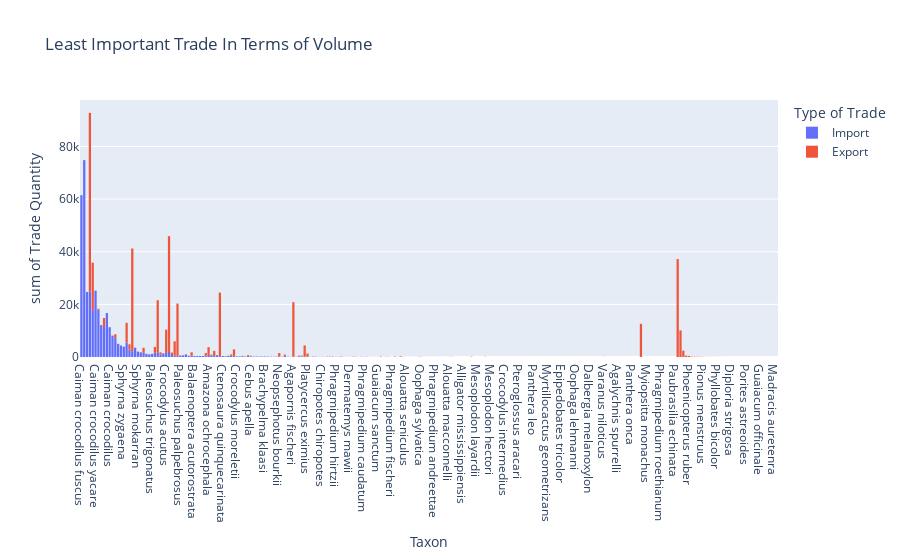

Notebook code cell kept with this figure:
### Markdown cell above
### The least important trade in terms of volume

### Code cell
fig_least = px.histogram(cites_trade_vol_least_df, 
            x=cites_trade_vol_least_df.Taxon, 
            y=cites_trade_vol_least_df.Quantity, 
            color=cites_trade_vol_least_df.Type, 
            hover_data=['Taxon', 'Type', 'Quantity'], 
            labels={
            "Type": "Type of Trade", 
            "Quantity": "Trade Quantity"
            },
            title="Least Important Trade In Terms of Volume"
                        )
fig_least.show()

### Figure 1 — Plotly figure (JSON) as saved in the notebook; plotly's stock layout.template omitted (floating-point values rounded to 4 significant figures; data arrays with more than 128 entries replaced by an {"elided": "..."} marker saying what was removed)
{"data": [{"alignmentgroup": "True", "bingroup": "x", "histfunc": "sum", "hovertemplate": "Type of Trade=Import<br>Taxon=%{x}<br>sum of Trade Quantity=%{y}<extra></extra>", "legendgroup": "Import", "marker": {"color": "#636efa"}, "name": "Import", "offsetgroup": "Import", "orientation": "v", "showlegend": true, "type": "histogram", "x": {"elided": "413 str values"}, "xaxis": "x", "y": {"elided": "413 float values"}, "yaxis": "y"}, {"alignmentgroup": "True", "bingroup": "x", "histfunc": "sum", "hovertemplate": "Type of Trade=Export<br>Taxon=%{x}<br>sum of Trade Quantity=%{y}<extra></extra>", "legendgroup": "Export", "marker": {"color": "#EF553B"}, "name": "Export", "offsetgroup": "Export", "orientation": "v", "showlegend": true, "type": "histogram", "x": {"elided": "151 str values"}, "xaxis": "x", "y": {"elided": "151 float values"}, "yaxis": "y"}], "layout": {"barmode": "relative", "legend": {"title": {"text": "Type of Trade"}, "tracegroupgap": 0}, "title": {"text": "Least Important Trade In Terms of Volume"}, "xaxis": {"anchor": "y", "domain": [0, 1], "title": {"text": "Taxon"}}, "yaxis": {"anchor": "x", "domain": [0, 1], "title": {"text": "sum of Trade Quantity"}}}}
